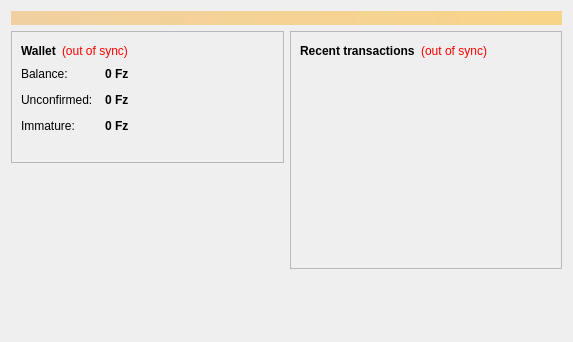
<?xml version="1.0" encoding="UTF-8"?>
<ui version="4.0">
 <class>OverviewPage</class>
 <widget class="QWidget" name="OverviewPage">
  <property name="geometry">
   <rect>
    <x>0</x>
    <y>0</y>
    <width>573</width>
    <height>342</height>
   </rect>
  </property>
  <property name="windowTitle">
   <string>Form</string>
  </property>
  <layout class="QVBoxLayout" name="topLayout">
   <item>
    <widget class="QLabel" name="labelAlerts">
     <property name="visible">
      <bool>false</bool>
     </property>
     <property name="styleSheet">
      <string notr="true">background-color: qlineargradient(x1: 0, y1: 0, x2: 1, y2: 0, stop:0 #F0D0A0, stop:1 #F8D488); color:#000000;</string>
     </property>
     <property name="wordWrap">
      <bool>true</bool>
     </property>
     <property name="margin">
      <number>3</number>
     </property>
    </widget>
   </item>
   <item>
    <layout class="QHBoxLayout" name="horizontalLayout" stretch="1,1">
     <item>
      <layout class="QVBoxLayout" name="verticalLayout_2">
       <item>
        <widget class="QFrame" name="frame">
         <property name="frameShape">
          <enum>QFrame::StyledPanel</enum>
         </property>
         <property name="frameShadow">
          <enum>QFrame::Raised</enum>
         </property>
         <layout class="QVBoxLayout" name="verticalLayout_4">
          <item>
           <layout class="QHBoxLayout" name="horizontalLayout_4">
            <item>
             <widget class="QLabel" name="label_5">
              <property name="font">
               <font>
                <weight>75</weight>
                <bold>true</bold>
               </font>
              </property>
              <property name="text">
               <string>Wallet</string>
              </property>
             </widget>
            </item>
            <item>
             <widget class="QLabel" name="labelWalletStatus">
              <property name="toolTip">
               <string>The displayed information may be out of date. Your wallet automatically synchronizes with the Platinum network after a connection is established, but this process has not completed yet.</string>
              </property>
              <property name="styleSheet">
               <string notr="true">QLabel { color: red; }</string>
              </property>
              <property name="text">
               <string notr="true">(out of sync)</string>
              </property>
              <property name="alignment">
               <set>Qt::AlignLeading|Qt::AlignLeft|Qt::AlignVCenter</set>
              </property>
             </widget>
            </item>
            <item>
             <spacer name="horizontalSpacer_2">
              <property name="orientation">
               <enum>Qt::Horizontal</enum>
              </property>
              <property name="sizeHint" stdset="0">
               <size>
                <width>40</width>
                <height>20</height>
               </size>
              </property>
             </spacer>
            </item>
           </layout>
          </item>
          <item>
           <layout class="QFormLayout" name="formLayout_2">
            <property name="fieldGrowthPolicy">
             <enum>QFormLayout::AllNonFixedFieldsGrow</enum>
            </property>
            <property name="horizontalSpacing">
             <number>12</number>
            </property>
            <property name="verticalSpacing">
             <number>12</number>
            </property>
            <item row="0" column="0">
             <widget class="QLabel" name="label">
              <property name="text">
               <string>Balance:</string>
              </property>
             </widget>
            </item>
            <item row="0" column="1">
             <widget class="QLabel" name="labelBalance">
              <property name="font">
               <font>
                <weight>75</weight>
                <bold>true</bold>
               </font>
              </property>
              <property name="cursor">
               <cursorShape>IBeamCursor</cursorShape>
              </property>
              <property name="toolTip">
               <string>Your current balance</string>
              </property>
              <property name="text">
               <string notr="true">0 Fz</string>
              </property>
              <property name="textInteractionFlags">
               <set>Qt::LinksAccessibleByMouse|Qt::TextSelectableByKeyboard|Qt::TextSelectableByMouse</set>
              </property>
             </widget>
            </item>
            <item row="1" column="0">
             <widget class="QLabel" name="label_3">
              <property name="text">
               <string>Unconfirmed:</string>
              </property>
             </widget>
            </item>
            <item row="1" column="1">
             <widget class="QLabel" name="labelUnconfirmed">
              <property name="font">
               <font>
                <weight>75</weight>
                <bold>true</bold>
               </font>
              </property>
              <property name="cursor">
               <cursorShape>IBeamCursor</cursorShape>
              </property>
              <property name="toolTip">
               <string>Total of transactions that have yet to be confirmed, and do not yet count toward the current balance</string>
              </property>
              <property name="text">
               <string notr="true">0 Fz</string>
              </property>
              <property name="textInteractionFlags">
               <set>Qt::LinksAccessibleByMouse|Qt::TextSelectableByKeyboard|Qt::TextSelectableByMouse</set>
              </property>
             </widget>
            </item>
            <item row="2" column="0">
             <widget class="QLabel" name="labelImmatureText">
              <property name="text">
               <string>Immature:</string>
              </property>
             </widget>
            </item>
            <item row="2" column="1">
             <widget class="QLabel" name="labelImmature">
              <property name="font">
               <font>
                <weight>75</weight>
                <bold>true</bold>
               </font>
              </property>
              <property name="toolTip">
               <string>Mined balance that has not yet matured</string>
              </property>
              <property name="text">
               <string notr="true">0 Fz</string>
              </property>
              <property name="textInteractionFlags">
               <set>Qt::LinksAccessibleByMouse|Qt::TextSelectableByKeyboard|Qt::TextSelectableByMouse</set>
              </property>
             </widget>
            </item>
           </layout>
          </item>
          <item>
           <widget class="QLabel" name="label_wallet_bgcoin">
            <property name="text">
             <string/>
            </property>
            <property name="pixmap">
             <pixmap resource="../bitcoin.qrc">:/images/wallet_bgcoin</pixmap>
            </property>
            <property name="scaledContents">
             <bool>false</bool>
            </property>
            <property name="alignment">
             <set>Qt::AlignCenter</set>
            </property>
            <property name="margin">
             <number>-2</number>
            </property>
           </widget>
          </item>
         </layout>
        </widget>
       </item>
       <item>
        <spacer name="verticalSpacer">
         <property name="orientation">
          <enum>Qt::Vertical</enum>
         </property>
         <property name="sizeHint" stdset="0">
          <size>
           <width>20</width>
           <height>40</height>
          </size>
         </property>
        </spacer>
       </item>
      </layout>
     </item>
     <item>
      <layout class="QVBoxLayout" name="verticalLayout_3">
       <item>
        <widget class="QFrame" name="frame_2">
         <property name="frameShape">
          <enum>QFrame::StyledPanel</enum>
         </property>
         <property name="frameShadow">
          <enum>QFrame::Raised</enum>
         </property>
         <layout class="QVBoxLayout" name="verticalLayout">
          <item>
           <layout class="QHBoxLayout" name="horizontalLayout_2">
            <item>
             <widget class="QLabel" name="label_4">
              <property name="text">
               <string>&lt;b&gt;Recent transactions&lt;/b&gt;</string>
              </property>
             </widget>
            </item>
            <item>
             <widget class="QLabel" name="labelTransactionsStatus">
              <property name="toolTip">
               <string>The displayed information may be out of date. Your wallet automatically synchronizes with the Platinum network after a connection is established, but this process has not completed yet.</string>
              </property>
              <property name="styleSheet">
               <string notr="true">QLabel { color: red; }</string>
              </property>
              <property name="text">
               <string notr="true">(out of sync)</string>
              </property>
              <property name="alignment">
               <set>Qt::AlignRight|Qt::AlignTrailing|Qt::AlignVCenter</set>
              </property>
             </widget>
            </item>
            <item>
             <spacer name="horizontalSpacer">
              <property name="orientation">
               <enum>Qt::Horizontal</enum>
              </property>
              <property name="sizeHint" stdset="0">
               <size>
                <width>40</width>
                <height>20</height>
               </size>
              </property>
             </spacer>
            </item>
           </layout>
          </item>
          <item>
           <widget class="QListView" name="listTransactions">
            <property name="styleSheet">
             <string notr="true">QListView { background: transparent; }</string>
            </property>
            <property name="frameShape">
             <enum>QFrame::NoFrame</enum>
            </property>
            <property name="verticalScrollBarPolicy">
             <enum>Qt::ScrollBarAlwaysOff</enum>
            </property>
            <property name="horizontalScrollBarPolicy">
             <enum>Qt::ScrollBarAlwaysOff</enum>
            </property>
            <property name="selectionMode">
             <enum>QAbstractItemView::NoSelection</enum>
            </property>
           </widget>
          </item>
         </layout>
        </widget>
       </item>
       <item>
        <spacer name="verticalSpacer_2">
         <property name="orientation">
          <enum>Qt::Vertical</enum>
         </property>
         <property name="sizeHint" stdset="0">
          <size>
           <width>20</width>
           <height>40</height>
          </size>
         </property>
        </spacer>
       </item>
      </layout>
     </item>
    </layout>
   </item>
  </layout>
 </widget>
 <resources/>
 <connections/>
</ui>
